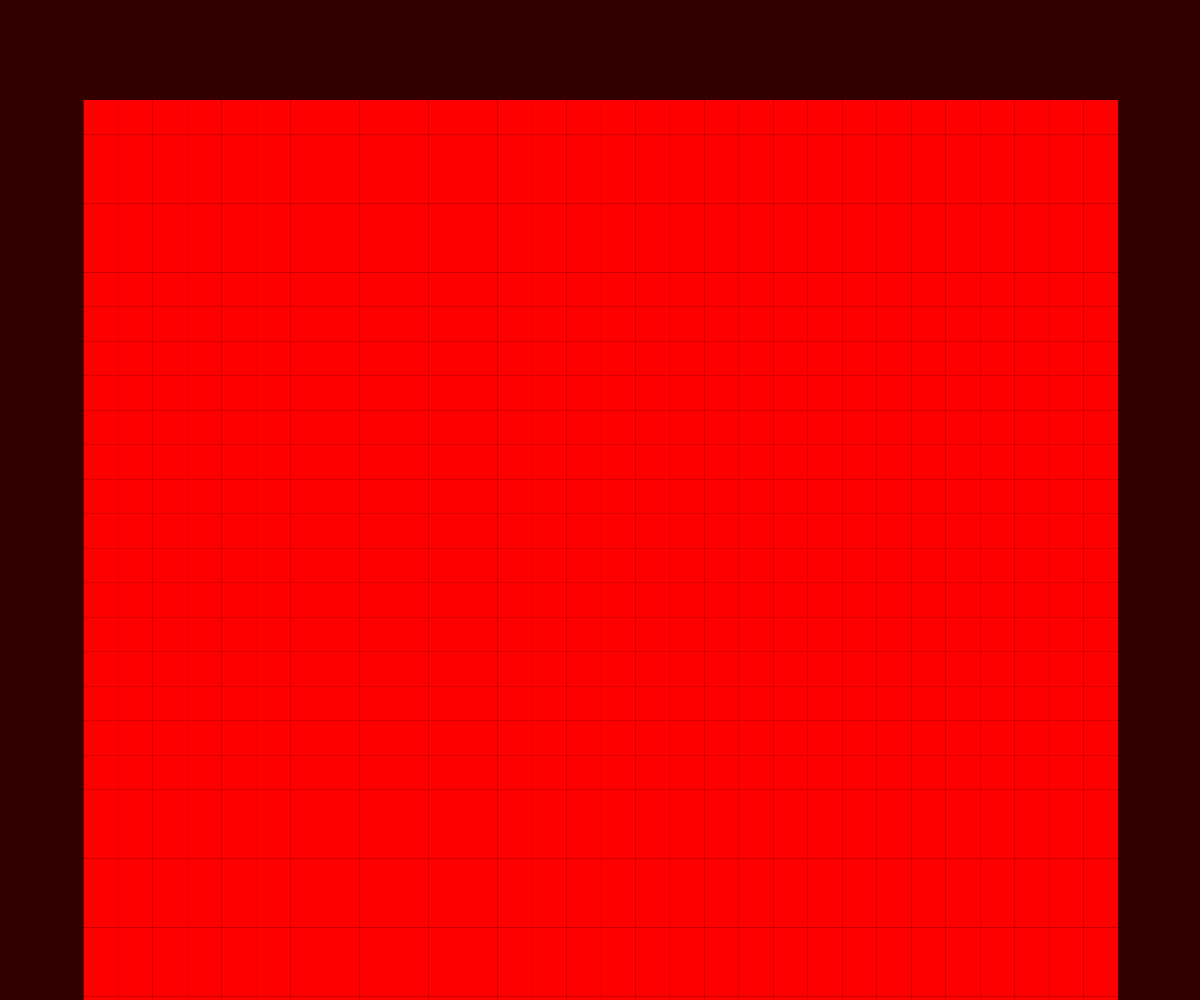
Frame 1 (no input)
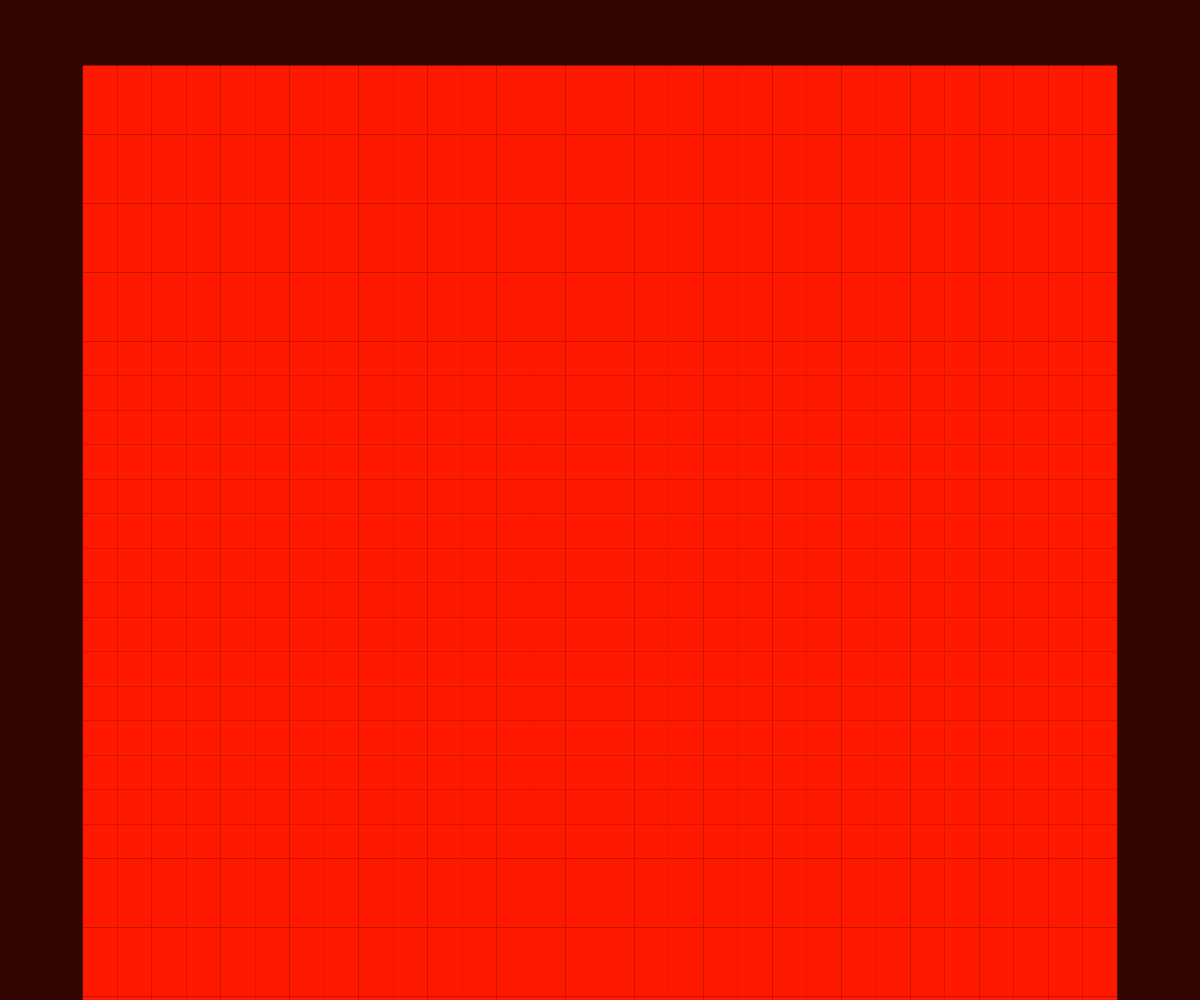
Frame 60 (no input)
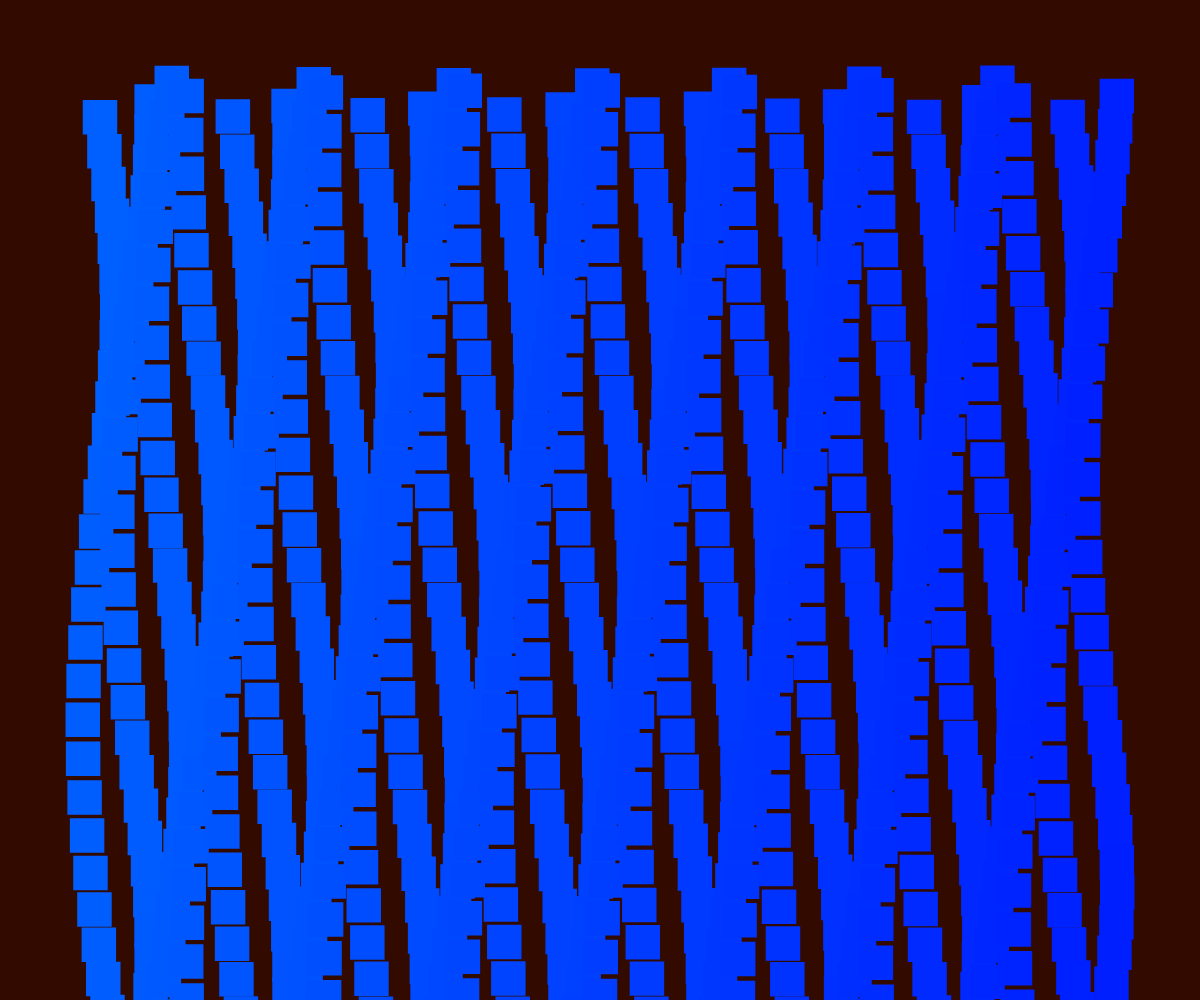
Frame 120 (the mouse pressed at the canvas centre since frame 60)

The p5.js sketch that drew these frames (run headless with seeded random() and noise() and a simulated clock; from frame 60 on, the mouse is pressed at the canvas centre):

// p5.js sketch
// ── sketch.js
let mouseSmoothing = 0.99999;  // Smoothing co-efficient for an FIR filter on mouse position.
let mouseEffectScale = 50;  // Higher values reduce the effect of the mouse position.
let hueInc = 0.1;
let num = 30;
let margin = 100;
let gutter = 0; //distance between each cell

// variable used to store the current frame rate value
let frame_rate_value;
let hue = 0;
let smoothMouseX = 0;
let smoothMouseY = 0;


var cnv;

function centerCanvas() {
  var x = (windowWidth - width) / 2;
  var y = (windowHeight - height) / 2;
  cnv.position(x, y);
}

function setup() {
  cnv = createCanvas(windowWidth, windowHeight);
  centerCanvas();
  background(hue%256, 255, 20, 255);

  smooth();
  colorMode(HSB);

  frame_rate_value = 60;
  frameRate(frame_rate_value);
  rectMode(CENTER);
}


function draw() {
  background( hue%256, 255, 20, 255);


  let cellsize = ( width - (2 * margin) - gutter * (num - 1) ) / (num - 1);
  
  hue = (hue + hueInc) % 256;
  
  let circleNumber = 0; // counter
  for (let i=0; i<num; i++) {
    for (let j=0; j<num; j++) {
      circleNumber = (i * num) + j; // different way to calculate the circle number from w2_04

      let tx = margin + cellsize * i + gutter * i;
      let ty = margin + cellsize * j + gutter * j;

      movingCircle(tx, ty, cellsize, circleNumber);
    }
  }
} //end of draw 


function movingCircle(x, y, size, circleNum) {
  
  smoothMouseX = (smoothMouseX * mouseSmoothing) + ((1-mouseSmoothing) * mouseX);
  smoothMouseY = (smoothMouseY * mouseSmoothing) + ((1-mouseSmoothing) * mouseY);
  
  let angleMod = smoothMouseX * circleNum / mouseEffectScale;
  let finalAngle;
  finalAngle = frameCount + angleMod;

  //the rotating angle for each tempX and tempY postion is affected by frameRate and angle;  
  let tempX = x + (size / 2) * sin(PI / frame_rate_value * finalAngle);
  let tempY = y + (size / 2) * cos(PI / frame_rate_value * finalAngle);

  let shapeHue = (hue + (smoothMouseY) + ((smoothMouseY*2*(circleNum-num))/(num*height))) % 256; 
  noStroke();
  
  fill(shapeHue,255,255,100);
  rect(tempX, tempY, size*1, size*1);
}

function windowResized() {
  resizeCanvas(windowWidth, windowHeight);
  centerCanvas();
}
